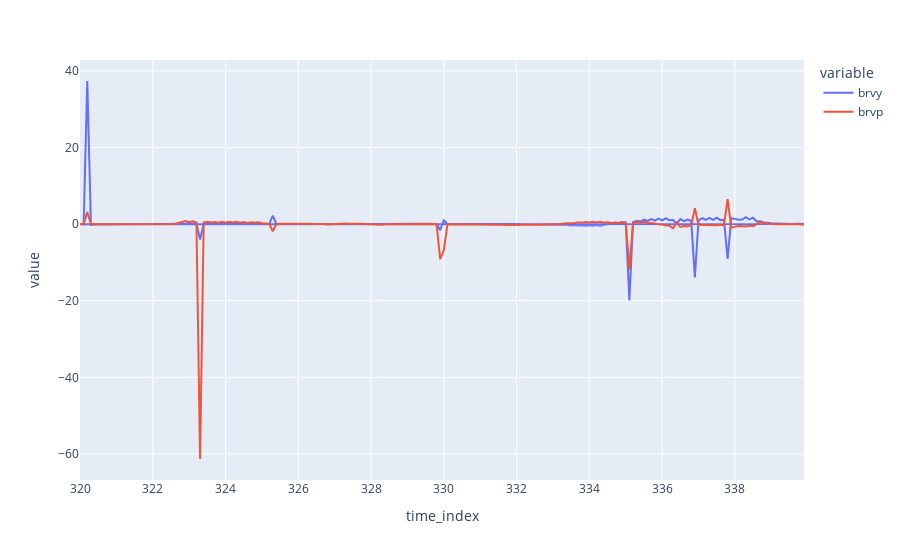

Source (notebook cell):
### Code cell
px.line(spin1.data, y=["brvy", "brvp", "brvy"])

### Figure 1 — Plotly figure (JSON) as saved in the notebook; plotly's stock layout.template omitted (floating-point values rounded to 4 significant figures; data arrays with more than 128 entries replaced by an {"elided": "..."} marker saying what was removed)
{"data": [{"hovertemplate": "variable=brvy<br>time_index=%{x}<br>value=%{y}<extra></extra>", "legendgroup": "brvy", "line": {"color": "#636efa", "dash": "solid"}, "mode": "lines", "name": "brvy", "orientation": "v", "showlegend": true, "type": "scatter", "x": {"elided": "398 float values"}, "xaxis": "x", "y": {"elided": "398 float values"}, "yaxis": "y"}, {"hovertemplate": "variable=brvp<br>time_index=%{x}<br>value=%{y}<extra></extra>", "legendgroup": "brvp", "line": {"color": "#EF553B", "dash": "solid"}, "mode": "lines", "name": "brvp", "orientation": "v", "showlegend": true, "type": "scatter", "x": {"elided": "199 float values"}, "xaxis": "x", "y": {"elided": "199 float values"}, "yaxis": "y"}], "layout": {"legend": {"title": {"text": "variable"}, "tracegroupgap": 0}, "margin": {"t": 60}, "xaxis": {"anchor": "y", "domain": [0, 1], "title": {"text": "time_index"}}, "yaxis": {"anchor": "x", "domain": [0, 1], "title": {"text": "value"}}}}
